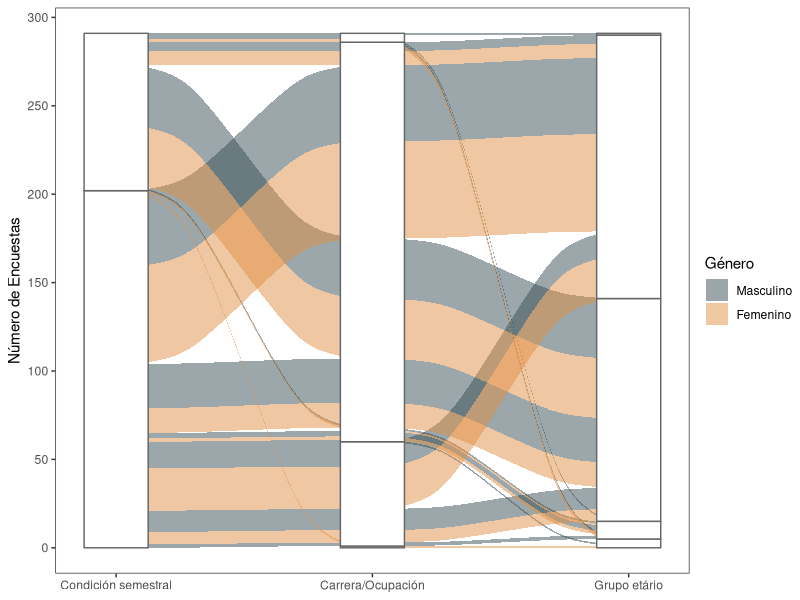
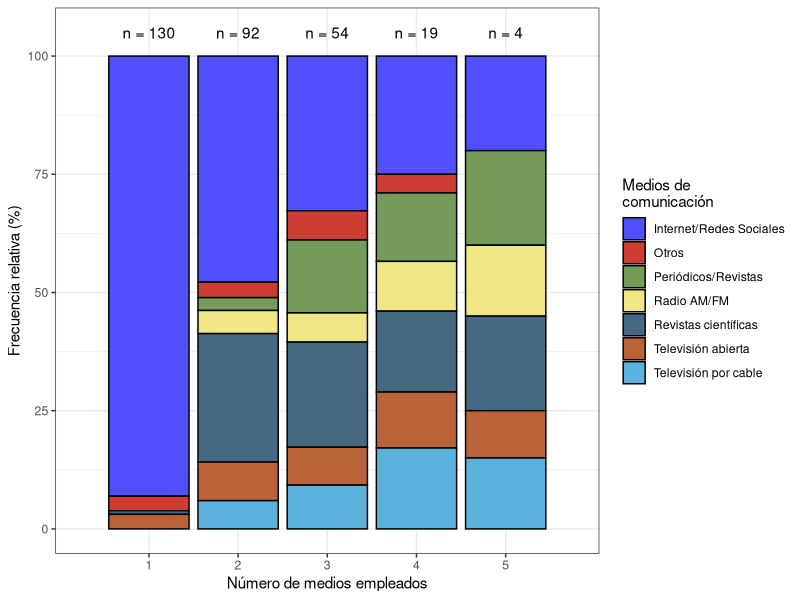
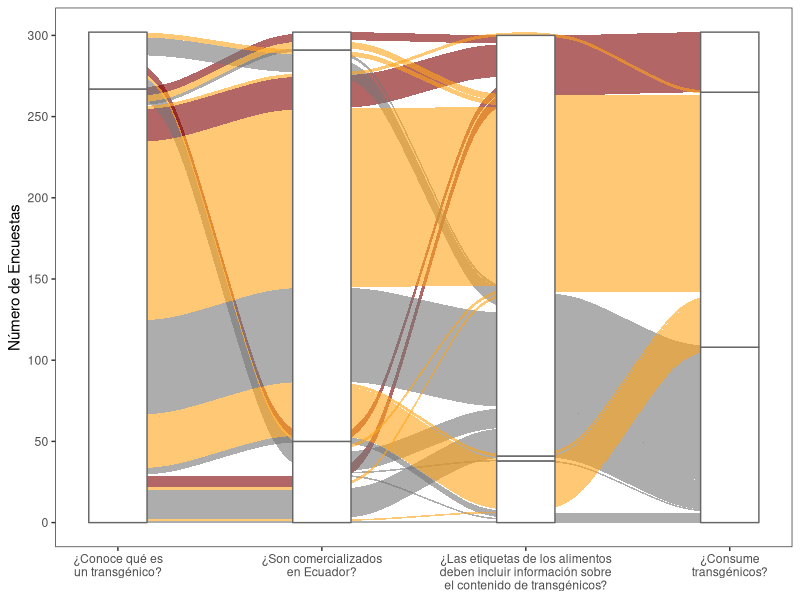
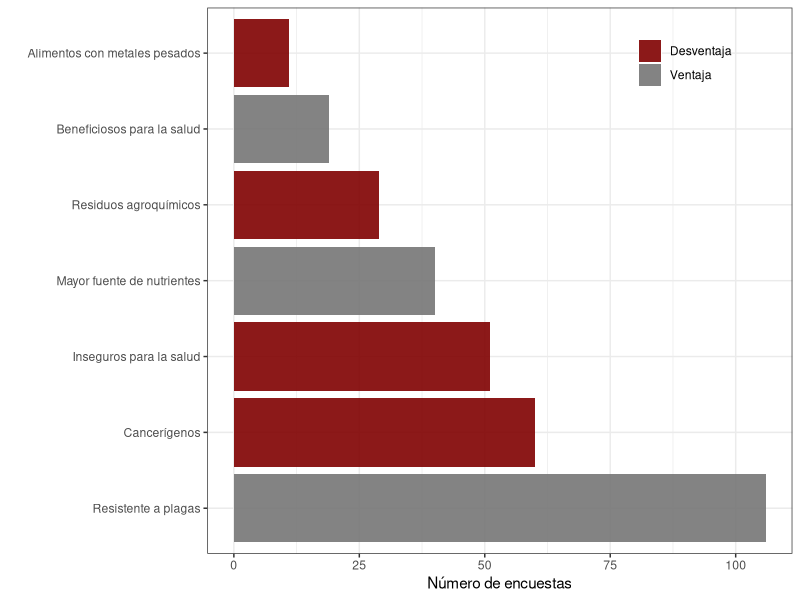
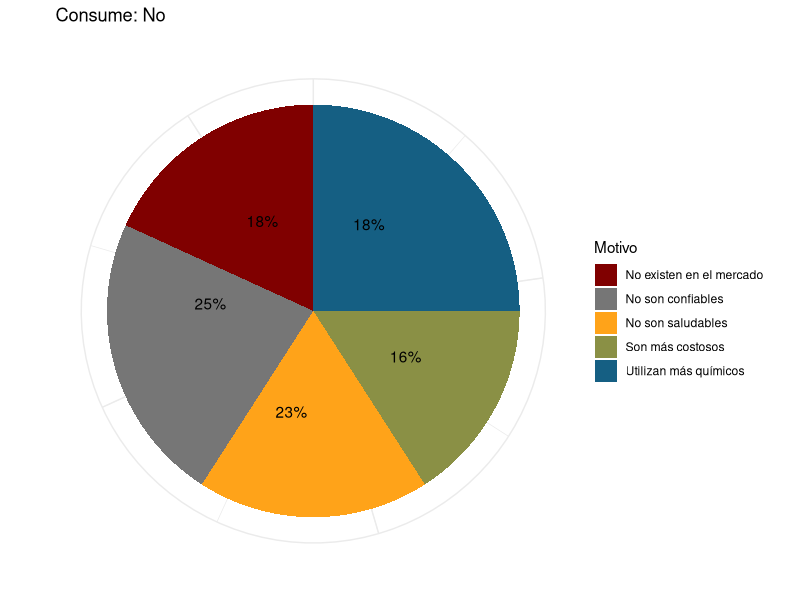
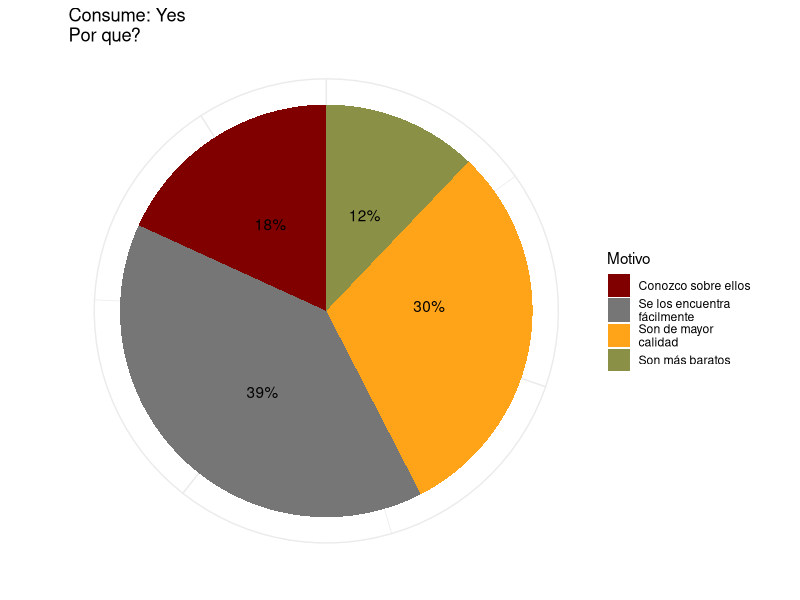
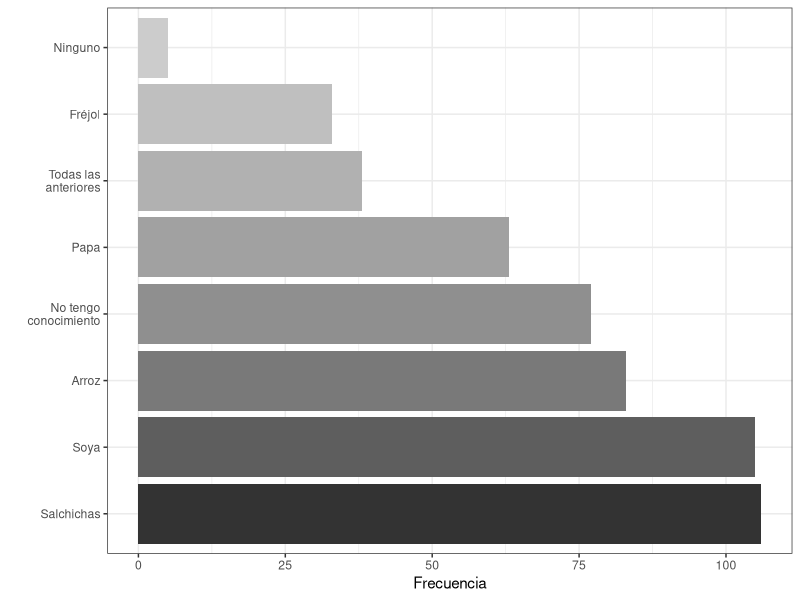
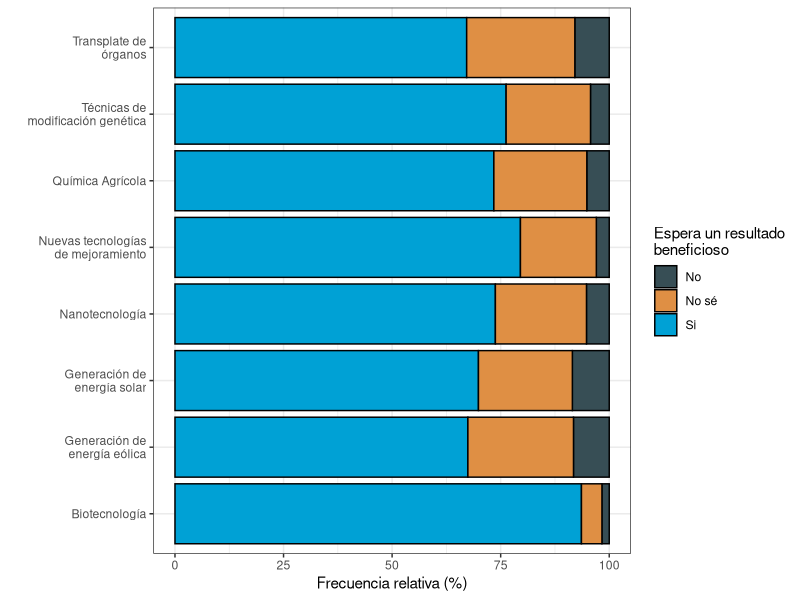

Reproduce these figures in R, in order.
## ---- chunk 1
#### Load Packages ####
library(readxl) # Read Excel Files
library(tidyverse) # Easily Install and Load the 'Tidyverse'
library(stringr) # Simple, Consistent Wrappers for Common String Operations
library(ggalluvial)
library(magrittr)
library(ggsci)
library(scales)
library(ggpubr)
## ---- chunk 2
raw_data <- map(2:12, .f = function(x){
  read_xlsx(path = 'data/Encuestas.xlsx', sheet = x) %>% 
    mutate(Sheet = x)
}) %>% bind_rows()
## ---- chunk 3
clean_data <- raw_data %>% mutate(P4a = tolower(P4a) ) %>%
  # Clean Data
  # Repeated careers
  mutate(P4a = ifelse(P4a %in% 'ingenieria en ecosistema',
                      "ingeniería en ecosistemas", P4a)) %>% 
  mutate(P4a = ifelse(P4a %in% c("ingeniería en ciencas del agua",
                                 "ingeniería en ciencias del agua"),
                      "ingeniería en ciencias del agua", P4a)) %>% 
  mutate(P4a = ifelse(grepl("ingeniería", P4a), "Ingeniería", P4a) ) %>% 
  mutate(P4a = ifelse(P4a %in% c('agroecología', 'arquitectura',
                                 'ciencias experimentales',
                                 'licenciatura en biocomercio'),
                      "Licenciaturas", P4a) ) %>% 
  mutate(P4a = ifelse(P4a %in% c('administrativo'), 'otros', P4a) ) %>% 
  mutate(P4a = ifelse(P4a %in% c('docente'), 'Docentes', P4a) )
## ---- chunk 4
clean_data %<>%  mutate(P2 = factor(P2, levels = c(1,2),
                                     labels = c("Masculino", "Femenino")))
## ---- chunk 5
clean_data %<>% 
  mutate(P3 = ifelse(P3 == 1, "17-20", P3)) %>% 
  mutate(P3 = ifelse(P3 == 2, "21-25", P3)) %>% 
  mutate(P3 = ifelse(P3 == 3, "26-30", P3)) %>% 
  mutate(P3 = ifelse(P3 == 4, "30-40", P3)) %>% 
  mutate(P3 = ifelse(P3 == 5, "> 40", P3)) %>% 
  mutate(P3 = ifelse(P3 == 6, "> 40", P3))
  #mutate(P3 = factor(P3, levels = c("17-20","21-25","26-30","30-40", "> 40")))
## ---- chunk 6
clean_data %<>% 
  mutate(`5` = ifelse(`5` > 4, "Carrera", "Tronco común"))
## ---- chunk 7
# Summarinsing data
sample_space <- clean_data %>% group_by(P2, P3, P4a, `5`) %>% 
  summarise(N = n()) %>% arrange(P4a) %>% filter( !is.na(`5`) )
sspace_plot <- ggplot(sample_space, aes(axis1 = `5`, axis2 = P4a, axis3 = P3, y = N)) +
  geom_alluvium(aes(fill = P2),  width = 1/8) +
  geom_stratum(width = 1/4, fill = "white", color = "grey40") +
  geom_label(stat = "stratum", label.strata = T, size = 3) +
  scale_x_continuous(breaks = 1:3, labels = c("Condición semestral",
                                              "Carrera/Ocupación",
                                              "Grupo etário")) +
  scale_fill_jama() + theme_test() + 
  scale_y_continuous(breaks = seq(0, 300, by = 50),
                     labels = seq(0, 300, by = 50)) +
  labs(fill = "Género", y = "Número de Encuestas")
sspace_plot
## ---- chunk 8
medios <- clean_data %>% select(`6a`:`6g`) %>% mutate(Index = 1:n()) %>% 
  gather(key = "Medio", value = "Valor", `6a`:`6g`) %>% 
  mutate(Medio = ifelse(Medio %in% "6a", "Radio AM/FM", Medio)) %>% 
  mutate(Medio = ifelse(Medio %in% "6b", "Televisión abierta", Medio)) %>% 
  mutate(Medio = ifelse(Medio %in% "6c", "Televisión por cable", Medio)) %>% 
  mutate(Medio = ifelse(Medio %in% "6d", "Periódicos/Revistas", Medio)) %>% 
  mutate(Medio = ifelse(Medio %in% "6e", "Internet/Redes Sociales", Medio)) %>% 
  mutate(Medio = ifelse(Medio %in% "6f", "Revistas científicas", Medio)) %>% 
  mutate(Medio = ifelse(Medio %in% "6g", "Otros", Medio)) %>%
  filter(Valor <= 1)

## ---- chunk 9
# Obtener el n por medios
labels <- medios %>% filter(Valor != 0) %>% 
  arrange(Index) %>% 
  group_by(Index) %>% mutate(total = sum(Valor)) %>%
  count(total) %>% ungroup() %>% count(n) %>% 
  mutate(nn = paste0("n = ", nn))

medios_f <- medios %>% filter(Valor != 0) %>% arrange(Index) %>%
  group_by(Index) %>% mutate(total = sum(Valor)) %>%
  select(-Valor)
medios_plot <-   ggplot(medios_f) +
  geom_bar(aes(factor(total), fill = Medio),
           position = "fill", color = "black") +
  geom_text(data = labels, aes(x= factor(n), y = 1.05, label = nn) ) +
  ggsci::scale_fill_igv() + theme_bw() + 
  scale_y_continuous(breaks = seq(0, 1, by = 0.25),
                     labels = seq(0, 100, by = 25)) +
  scale_x_discrete(limits = 1:5) +
  labs(x = "Número de medios empleados", y = "Frecuencia relativa (%)",
       fill = "Medios de\ncomunicación")
medios_plot
## ---- chunk 10
transform <-  function(x) {
    ifelse(x == 0, "No", ifelse(x == 1, "Sí",
                                ifelse(x == 2, "No sé", "Ya les tiene")))
  } 
knowledge <- clean_data %>% select(`7`, `8`, `10`, `17`) %>%
  mutate_all(transform) %>% mutate_all(as.factor) %>%
  group_by(`7`, `8`, `10`, `17`) %>% summarise(N = n())
## ---- chunk 11
labs_know <- c("¿Conoce qué es\nun transgénico?",
               "¿Son comercializados\nen Ecuador?",
               "¿Las etiquetas de los alimentos
deben incluir información sobre
el contenido de transgénicos?",
               "¿Consume\ntransgénicos?")
main_plot <- ggplot(knowledge, aes(axis1 = `7`, axis2 = `8`, axis4 = `10`,
                      axis3 = `17`,y = N)) +
  geom_alluvium(aes(fill = `10`), width = 1/20, alpha = 0.6) +
  geom_stratum(width = 1/3.5, fill = "white", color = "grey40") +
  geom_label(stat = "stratum", label.strata = TRUE, size = 3) +
  scale_x_continuous(breaks = 1:4, labels = labs_know) +
  scale_fill_uchicago() + theme_test() + 
  labs(y = "Número de Encuestas") +
  scale_y_continuous(breaks = seq(0, 300, by = 50),
                     labels = seq(0, 300, by = 50)) +
  guides(fill = F) 
main_plot
## ---- chunk 12
  risk_benefit <- clean_data %>% select(starts_with("14")) %>%
    gather(key = "Variable", value = "Valor", `14a`:`14h` ) %>%
    group_by(Variable) %>%  summarise(N = sum(Valor, na.rm = T) ) %>% 
  filter( !(Variable %in% "14h") ) %>% 
  mutate(R_B = ifelse(Variable %in% c("14b", "14d", "14g"),
                      "Ventaja", "Desventaja") ) %>% 
  mutate(R_B = factor(R_B, levels = c("Desventaja", "Ventaja")) ) %>% 
  mutate(Variable = ifelse(Variable %in% "14a", "Residuos agroquímicos",
                           Variable)) %>% 
  mutate(Variable = ifelse(Variable %in% "14b", "Mayor fuente de nutrientes",
                           Variable)) %>% 
  mutate(Variable = ifelse(Variable %in% "14c", "Inseguros para la salud",
                           Variable)) %>% 
  mutate(Variable = ifelse(Variable %in% "14d", "Beneficiosos para la salud",
                           Variable)) %>% 
  mutate(Variable = ifelse(Variable %in% "14e", "Alimentos con metales pesados",
                           Variable)) %>% 
  mutate(Variable = ifelse(Variable %in% "14f", "Cancerígenos",
                           Variable)) %>% 
  mutate(Variable = ifelse(Variable %in% "14g", "Resistente a plagas",
                           Variable)) %>% 
  mutate(Variable = ifelse(Variable %in% "14h", "Mejoramiento genético",
                           Variable)) %>% 
  arrange(-N) %>% mutate(Variable = factor(Variable, levels = .$Variable))
  
advantages <- ggplot(risk_benefit, aes(x = Variable, y = N)) + 
  geom_bar(aes(fill = R_B),stat = "identity", alpha = 0.9) +
  theme_bw() + labs(fill = "", y = "Número de encuestas", x = "") +
  theme(legend.position=c(0.9,1), legend.justification=c(0.95,1),
        legend.background=element_blank())+
  coord_flip() + ggsci::scale_fill_uchicago()
advantages
## ---- chunk 13
consumption_no <- clean_data %>% filter(`10` == 0) %>% select(`11a`:`11e`) %>% 
  gather(key = "Question", value = "Value") %>% group_by(Question) %>%
  summarise(N = sum(Value)) %>% mutate(Per = round(N / sum(N) *100)) %>% 
  mutate(Question = ifelse(Question %in% "11a", "No son saludables", Question)) %>% 
  mutate(Question = ifelse(Question %in% "11b", "Son más costosos", Question)) %>% 
  mutate(Question = ifelse(Question %in% "11c", "No son confiables", Question)) %>% 
  mutate(Question = ifelse(Question %in% "11d", "Utilizan más químicos", Question)) %>% 
  mutate(Question = ifelse(Question %in% "11e", "No existen en el mercado", Question)) 

consumtion_pltN <-  ggplot(consumption_no, aes(x = "", y = N, fill = Question)) +
  geom_bar(stat = "identity") + coord_polar("y", start = 0) +
  theme_minimal() + ggsci::scale_fill_uchicago() +
  geom_text(aes(y = N + c(-4, cumsum(N*0.9)[-length(N)]), 
                label = paste0(Per, "%") )) +
  theme(axis.text.x=element_blank()) +
  labs(title = "Consume: No\n", x = '', y = "", fill = "Motivo") 
consumtion_pltN
## ---- chunk 14
consumption_yes1 <- clean_data %>% filter(`10` == 1) %>% select(`12a`:`12d`) %>% 
  gather(key = "Question", value = "Value") %>% group_by(Question) %>%
  summarise(N = sum(Value, na.rm = T))  %>%
  mutate(Per = round(N / sum(N) *100)) %>% 
  mutate(Question = ifelse(Question %in% "12a",
                            "Se los encuentra\nfácilmente", Question)) %>% 
  mutate(Question = ifelse(Question %in% "12b",
                            "Son más baratos", Question)) %>% 
  mutate(Question = ifelse(Question %in% "12c",
                            "Son de mayor\ncalidad", Question)) %>% 
  mutate(Question = ifelse(Question %in% "12d",
                            "Conozco sobre ellos", Question))

 consumtion_pltY <- ggplot(consumption_yes1, aes(x = "", y = N, fill = Question)) +
  geom_bar(stat = "identity") + coord_polar("y", start = 0) +
  theme_minimal() + ggsci::scale_fill_uchicago() +
  geom_text(aes(y = c(20, 2, 8, 30), 
                label = paste0(Per, "%") )) +
  theme(axis.text.x=element_blank()) +
  labs(title = "Consume: Yes\nPor que?", x = '', y = "", fill = "Motivo") 
 consumtion_pltY
## ---- chunk 15
consumption_plot <- ggarrange(consumtion_pltN, consumtion_pltY,
                              labels = c("A", "B"), ncol = 2, nrow = 1)
## ---- chunk 16
OGM_products <- clean_data %>% select(starts_with("15")) %>%
  gather(key = "Variable", value = "Valor", `15a`:`15h` ) %>% 
  group_by(Variable) %>%  summarise(N = sum(Valor, na.rm = T) ) %>% 
  arrange(-N) %>% 
  mutate(Variable = ifelse(Variable %in% "15a", "Soya", Variable) ) %>% 
  mutate(Variable = ifelse(Variable %in% "15b", "Arroz", Variable) ) %>% 
  mutate(Variable = ifelse(Variable %in% "15c", "Fréjol", Variable) ) %>% 
  mutate(Variable = ifelse(Variable %in% "15d", "Papa", Variable) ) %>%
   mutate(Variable = ifelse(Variable %in% "15e", "Salchichas", Variable) ) %>% 
  mutate(Variable = ifelse(Variable %in% "15f",
                           "Todas las\n anteriores", Variable) ) %>% 
  mutate(Variable = ifelse(Variable %in% "15g", "Ninguno", Variable) ) %>% 
  mutate(Variable = ifelse(Variable %in% "15h", "No tengo\nconocimiento", 
                           Variable) ) %>% 
  mutate(Variable = factor(Variable, levels = .$Variable)) 

products_plot <- ggplot(OGM_products, aes(Variable, N)) +
  geom_bar(aes(fill = Variable), stat = "identity") +
  scale_fill_grey() + coord_flip() + theme_bw() +
  guides(fill = F) + 
  labs(y = "Frecuencia", x = "")
products_plot
## ---- chunk 17
new_tech <- clean_data %>% select(starts_with("20")) %>%
  gather(key = "Variable", value = "Valor", starts_with("20") ) %>%
  count(Variable, Valor) %>% filter(!is.na(Valor)) %>%
  mutate(Variable = ifelse(Variable %in% "20 (Bio)",
                           "Biotecnología", Variable)) %>% 
  mutate(Variable = ifelse(Variable %in% "20 (Eolica)",
                           "Generación de\nenergía eólica", Variable)) %>% 
  mutate(Variable = ifelse(Variable %in% "20 (Modifica)",
                           "Técnicas de\nmodificación genética", Variable)) %>% 
  mutate(Variable = ifelse(Variable %in% "20 (Nano)",
                           "Nanotecnología", Variable)) %>% 
  mutate(Variable = ifelse(Variable %in% "20 (NBT)",
                           "Nuevas tecnologías\nde mejoramiento", Variable)) %>% 
  mutate(Variable = ifelse(Variable %in% "20 (Quimi)",
                           "Química Agrícola", Variable)) %>% 
  mutate(Variable = ifelse(Variable %in% "20 (Solar)",
                           "Generación de\nenergía solar", Variable)) %>% 
  mutate(Variable = ifelse(Variable %in% "20 (Transplante)",
                           "Transplate de\nórganos", Variable)) %>% 
   filter(Valor <= 3)%>%
  mutate(Valor = ifelse(Valor > 1, "No sé", ifelse(Valor < 1, "No", "Si")))
  
  
  
tech_perception <- ggplot(new_tech, aes(Variable, n )) +
  geom_bar(aes(fill = factor(Valor) ), color = "black",
           stat = "identity", position = "fill") + theme_bw() +
  scale_y_continuous(breaks = seq(0, 1, by = 0.25),
                     labels = seq(0, 100, by = 25)) +
  scale_fill_jama() + coord_flip() +
  labs(fill = "Espera un resultado\nbeneficioso", x = "",
       y = "Frecuencia relativa (%)")
tech_perception
